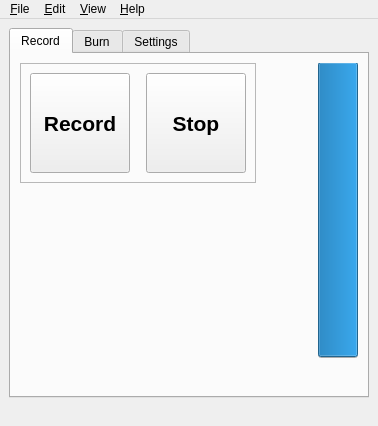
<?xml version="1.0" encoding="UTF-8"?>
<ui version="4.0">
 <class>MainWindow</class>
 <widget class="QMainWindow" name="MainWindow">
  <property name="geometry">
   <rect>
    <x>0</x>
    <y>0</y>
    <width>378</width>
    <height>426</height>
   </rect>
  </property>
  <property name="windowTitle">
   <string>Audio</string>
  </property>
  <widget class="QWidget" name="centralwidget">
   <layout class="QGridLayout" name="gridLayout_6">
    <item row="0" column="1">
     <widget class="QTabWidget" name="tabWidget">
      <property name="currentIndex">
       <number>0</number>
      </property>
      <widget class="QWidget" name="recordingTab">
       <attribute name="title">
        <string>Record</string>
       </attribute>
       <attribute name="toolTip">
        <string>Record Audio</string>
       </attribute>
       <layout class="QGridLayout" name="gridLayout_2">
        <item row="0" column="2">
         <widget class="QProgressBar" name="audioMeter">
          <property name="enabled">
           <bool>true</bool>
          </property>
          <property name="sizePolicy">
           <sizepolicy hsizetype="Fixed" vsizetype="Fixed">
            <horstretch>0</horstretch>
            <verstretch>0</verstretch>
           </sizepolicy>
          </property>
          <property name="minimumSize">
           <size>
            <width>40</width>
            <height>295</height>
           </size>
          </property>
          <property name="value">
           <number>100</number>
          </property>
          <property name="textVisible">
           <bool>false</bool>
          </property>
          <property name="orientation">
           <enum>Qt::Vertical</enum>
          </property>
          <property name="invertedAppearance">
           <bool>true</bool>
          </property>
         </widget>
        </item>
        <item row="0" column="1">
         <spacer name="horizontalSpacer_2">
          <property name="orientation">
           <enum>Qt::Horizontal</enum>
          </property>
          <property name="sizeType">
           <enum>QSizePolicy::MinimumExpanding</enum>
          </property>
          <property name="sizeHint" stdset="0">
           <size>
            <width>10</width>
            <height>20</height>
           </size>
          </property>
         </spacer>
        </item>
        <item row="1" column="0">
         <spacer name="verticalSpacer_2">
          <property name="orientation">
           <enum>Qt::Vertical</enum>
          </property>
          <property name="sizeHint" stdset="0">
           <size>
            <width>20</width>
            <height>40</height>
           </size>
          </property>
         </spacer>
        </item>
        <item row="0" column="0">
         <layout class="QVBoxLayout" name="verticalLayout">
          <item>
           <widget class="QFrame" name="frame_2">
            <property name="sizePolicy">
             <sizepolicy hsizetype="Fixed" vsizetype="Fixed">
              <horstretch>0</horstretch>
              <verstretch>0</verstretch>
             </sizepolicy>
            </property>
            <property name="frameShape">
             <enum>QFrame::StyledPanel</enum>
            </property>
            <property name="frameShadow">
             <enum>QFrame::Raised</enum>
            </property>
            <layout class="QGridLayout" name="gridLayout_8">
             <item row="0" column="0">
              <widget class="QPushButton" name="pushButton">
               <property name="sizePolicy">
                <sizepolicy hsizetype="Fixed" vsizetype="Fixed">
                 <horstretch>0</horstretch>
                 <verstretch>0</verstretch>
                </sizepolicy>
               </property>
               <property name="minimumSize">
                <size>
                 <width>100</width>
                 <height>100</height>
                </size>
               </property>
               <property name="maximumSize">
                <size>
                 <width>100</width>
                 <height>100</height>
                </size>
               </property>
               <property name="baseSize">
                <size>
                 <width>0</width>
                 <height>0</height>
                </size>
               </property>
               <property name="font">
                <font>
                 <pointsize>16</pointsize>
                 <weight>75</weight>
                 <bold>true</bold>
                </font>
               </property>
               <property name="text">
                <string>Record</string>
               </property>
               <property name="checkable">
                <bool>true</bool>
               </property>
              </widget>
             </item>
             <item row="0" column="1">
              <spacer name="horizontalSpacer">
               <property name="orientation">
                <enum>Qt::Horizontal</enum>
               </property>
               <property name="sizeHint" stdset="0">
                <size>
                 <width>10</width>
                 <height>20</height>
                </size>
               </property>
              </spacer>
             </item>
             <item row="0" column="2">
              <widget class="QPushButton" name="pushButton_2">
               <property name="sizePolicy">
                <sizepolicy hsizetype="Fixed" vsizetype="Fixed">
                 <horstretch>0</horstretch>
                 <verstretch>0</verstretch>
                </sizepolicy>
               </property>
               <property name="minimumSize">
                <size>
                 <width>100</width>
                 <height>100</height>
                </size>
               </property>
               <property name="maximumSize">
                <size>
                 <width>100</width>
                 <height>100</height>
                </size>
               </property>
               <property name="font">
                <font>
                 <pointsize>16</pointsize>
                 <weight>75</weight>
                 <bold>true</bold>
                </font>
               </property>
               <property name="text">
                <string>Stop</string>
               </property>
              </widget>
             </item>
            </layout>
           </widget>
          </item>
          <item>
           <spacer name="verticalSpacer">
            <property name="orientation">
             <enum>Qt::Vertical</enum>
            </property>
            <property name="sizeHint" stdset="0">
             <size>
              <width>20</width>
              <height>40</height>
             </size>
            </property>
           </spacer>
          </item>
         </layout>
        </item>
       </layout>
      </widget>
      <widget class="QWidget" name="burnTab">
       <attribute name="title">
        <string>Burn</string>
       </attribute>
       <attribute name="toolTip">
        <string>Burn a CD</string>
       </attribute>
      </widget>
      <widget class="QWidget" name="settingsTab">
       <attribute name="title">
        <string>Settings</string>
       </attribute>
       <attribute name="toolTip">
        <string>Change Settings</string>
       </attribute>
       <layout class="QGridLayout" name="gridLayout_4">
        <item row="0" column="1">
         <spacer name="horizontalSpacer_3">
          <property name="orientation">
           <enum>Qt::Horizontal</enum>
          </property>
          <property name="sizeHint" stdset="0">
           <size>
            <width>40</width>
            <height>20</height>
           </size>
          </property>
         </spacer>
        </item>
        <item row="0" column="0">
         <widget class="QCheckBox" name="monitorAudio">
          <property name="text">
           <string>Monitor Audio</string>
          </property>
          <property name="checked">
           <bool>true</bool>
          </property>
         </widget>
        </item>
        <item row="1" column="0">
         <spacer name="verticalSpacer_3">
          <property name="orientation">
           <enum>Qt::Vertical</enum>
          </property>
          <property name="sizeHint" stdset="0">
           <size>
            <width>20</width>
            <height>40</height>
           </size>
          </property>
         </spacer>
        </item>
       </layout>
      </widget>
     </widget>
    </item>
   </layout>
  </widget>
  <widget class="QMenuBar" name="menubar">
   <property name="geometry">
    <rect>
     <x>0</x>
     <y>0</y>
     <width>378</width>
     <height>22</height>
    </rect>
   </property>
   <widget class="QMenu" name="menu_File">
    <property name="title">
     <string>&amp;File</string>
    </property>
    <addaction name="action_Save"/>
    <addaction name="actionSave_As"/>
    <addaction name="separator"/>
    <addaction name="action_Quit"/>
   </widget>
   <widget class="QMenu" name="menu_Edit">
    <property name="title">
     <string>&amp;Edit</string>
    </property>
   </widget>
   <widget class="QMenu" name="menu_Help">
    <property name="title">
     <string>&amp;Help</string>
    </property>
    <addaction name="action_About"/>
    <addaction name="action_Help"/>
   </widget>
   <widget class="QMenu" name="menu_View">
    <property name="title">
     <string>&amp;View</string>
    </property>
   </widget>
   <addaction name="menu_File"/>
   <addaction name="menu_Edit"/>
   <addaction name="menu_View"/>
   <addaction name="menu_Help"/>
  </widget>
  <widget class="QStatusBar" name="statusbar">
   <property name="sizeGripEnabled">
    <bool>false</bool>
   </property>
  </widget>
  <action name="action_Save">
   <property name="icon">
    <iconset>
     <normaloff>:/filesave.png</normaloff>:/filesave.png</iconset>
   </property>
   <property name="text">
    <string>&amp;Save</string>
   </property>
   <property name="statusTip">
    <string>Save</string>
   </property>
  </action>
  <action name="actionSave_As">
   <property name="icon">
    <iconset>
     <normaloff>:/filesaveas.png</normaloff>:/filesaveas.png</iconset>
   </property>
   <property name="text">
    <string>Save &amp;As...</string>
   </property>
   <property name="statusTip">
    <string>Save As</string>
   </property>
  </action>
  <action name="action_Quit">
   <property name="icon">
    <iconset>
     <normaloff>:/filequit.png</normaloff>:/filequit.png</iconset>
   </property>
   <property name="text">
    <string>&amp;Quit</string>
   </property>
  </action>
  <action name="action_About">
   <property name="text">
    <string>&amp;About</string>
   </property>
   <property name="statusTip">
    <string>About</string>
   </property>
  </action>
  <action name="action_Help">
   <property name="text">
    <string>&amp;Help</string>
   </property>
   <property name="statusTip">
    <string>Help</string>
   </property>
  </action>
 </widget>
 <resources>
  <include location="resources.qrc"/>
 </resources>
 <connections/>
</ui>
